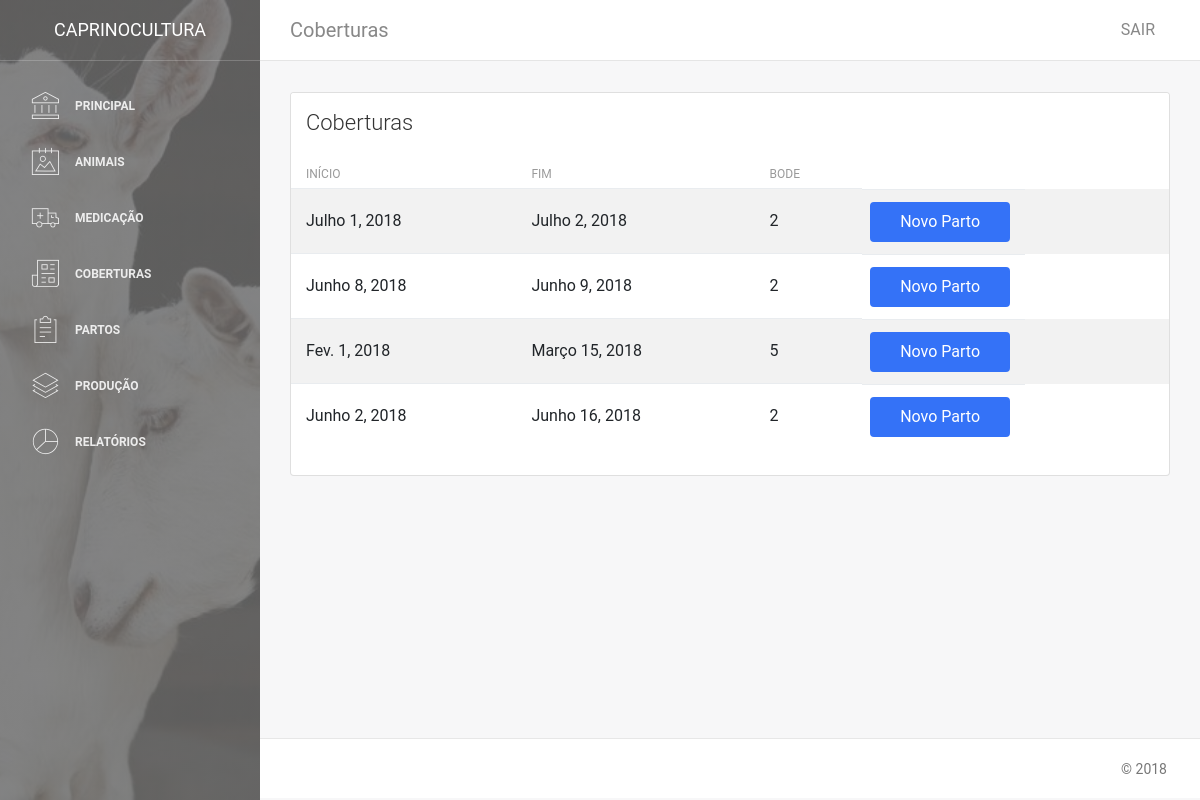
The app's page /animais/coberturas_partos/ (signed in), older data.
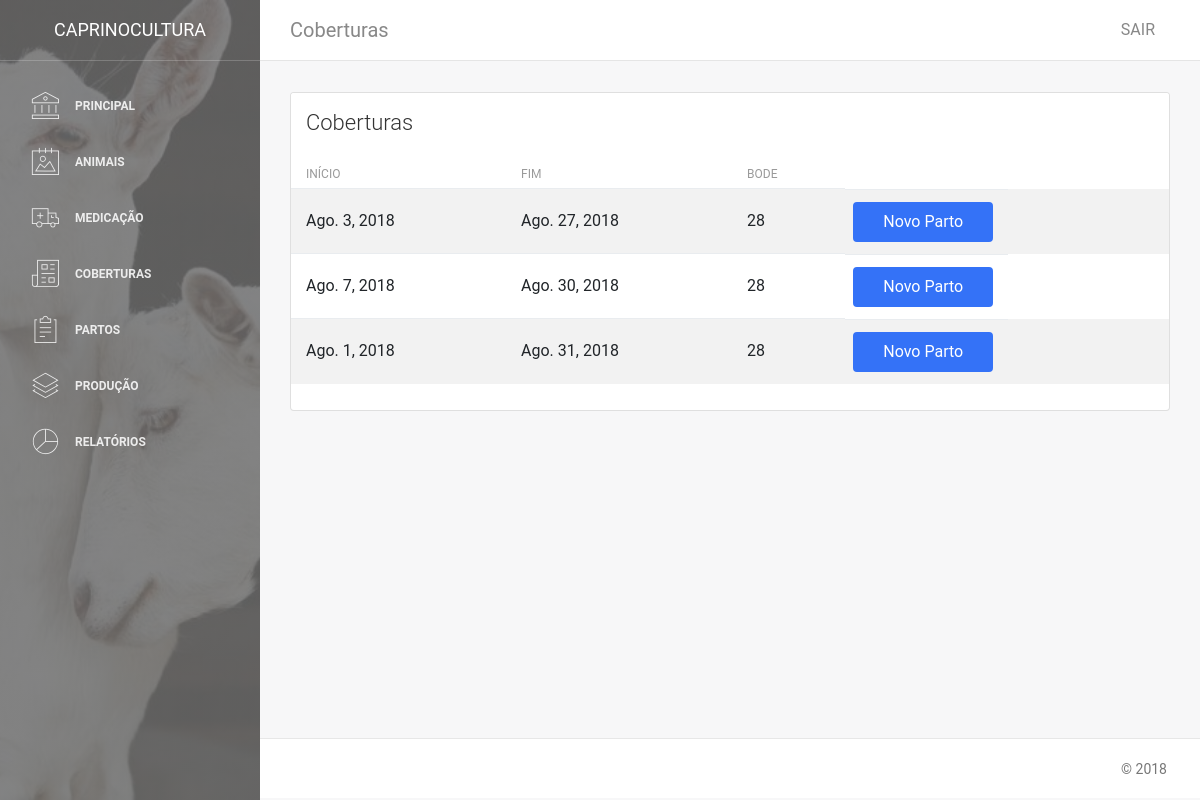
The same page, newer data.
### caprino/animais/models.py (models this page shows)
class Cobertura(models.Model):
    inicio_cobertura = models.DateField(verbose_name='Início', blank=True, null=True, default=None)
    fim_cobertura = models.DateField(verbose_name='Fim', blank=True, null=True, default=None)
    id_bode = models.ForeignKey(Animal, verbose_name="Bode", related_name="Bode", on_delete=models.SET_NULL, null=True)
    class Meta:
        verbose_name = 'Cobertura'

### caprino/animais/views.py (the view)
# urls.py: path('coberturas_partos/', views.CoberturasPartos, name='Coberturas_Partos'),
@login_required
def CoberturasPartos(request):
    coberturas = Cobertura.objects.all().order_by('-id')
    paginator = Paginator(coberturas, 5)
    page = request.GET.get('page')
    try:
        coberturas = paginator.page(page)
    except PageNotAnInteger:
        coberturas = paginator.page(1)
    except EmptyPage:
        coberturas = paginator.page(paginator.num_pages)
    return render(request, 'coberturas_partos.html', {'coberturas': coberturas})

### templates/coberturas_partos.html (shortened to what this page needs)
{% extends 'base.html' %}
{% block conteudo %}
<nav class="navbar navbar-expand-lg " color-on-scroll="500">
    <div class=" container-fluid  ">
        <a class="navbar-brand" href="#pablo">Coberturas </a>
        <div class="collapse navbar-collapse justify-content-end" id="navigation">
            <ul class="nav navbar-nav mr-auto">
                <li class="nav-item">
                    <a href="#" class="nav-link" data-toggle="dropdown">
                    </a>
                </li>
            </ul>
            <ul class="navbar-nav ml-auto">
                <li class="nav-item">
                    <a class="nav-link" href="{% url 'caprino.contas:Sair' %}">
                        <span class="no-icon">SAIR</span>
                    </a>
                </li>
            </ul>
        </div>
    </div>
</nav>
<div class="content">
    <div class="container-fluid">
        <div class="row">
            <div class="col-md-12">
            </div>
        </div>
    </div>
    <div class="container-fluid">
        <div class="row">
            <div class="col-md-12">
                <div class="card strpied-tabled-with-hover">
                    <div class="card-header ">
                        <h4 class="card-title">Coberturas</h4>
                    </div>
                    <div class="card-body table-full-width table-responsive">
                        <table class="table table-hover table-striped">
                            <thead>
                                <tr>
                                    <th>Início</th>
                                    <th>Fim</th>
                                    <th>Bode</th>
                                </tr>
                            </thead>
                            <tbody>
                                {% for cobertura in coberturas %}
                                <tr>
                                    <td>{{ cobertura.inicio_cobertura }}</td>
                                    <td>{{ cobertura.fim_cobertura }}</td>
                                    <td>{{ cobertura.id_bode_id }}</td>
                                    <td><a class="btn btn-primary btn-fill btn-wd" href="{% url 'caprino.animais:Mostra_Parto' cobertura.id %}" title="Novo Parto">Novo Parto</a></td>
                                </tr>
                                {% endfor %}
                            </tbody>
                        </table>
                    </div>
                </div>
            </div>
        </div>
    </div>
</div>
{% endblock %}

Row changes from the older to the newer data that the page shows:
removed Cobertura: inicio_cobertura "Julho 1, 2018", fim_cobertura "Julho 2, 2018", id_bode_id "2"
removed Cobertura: inicio_cobertura "Junho 8, 2018", fim_cobertura "Junho 9, 2018", id_bode_id "2"
removed Cobertura: inicio_cobertura "Fev. 1, 2018", fim_cobertura "Março 15, 2018", id_bode_id "5"
removed Cobertura: inicio_cobertura "Junho 2, 2018", fim_cobertura "Junho 16, 2018", id_bode_id "2"
added Cobertura: inicio_cobertura "Ago. 3, 2018", fim_cobertura "Ago. 27, 2018", id_bode_id "28"
added Cobertura: inicio_cobertura "Ago. 7, 2018", fim_cobertura "Ago. 30, 2018", id_bode_id "28"
added Cobertura: inicio_cobertura "Ago. 1, 2018", fim_cobertura "Ago. 31, 2018", id_bode_id "28"
